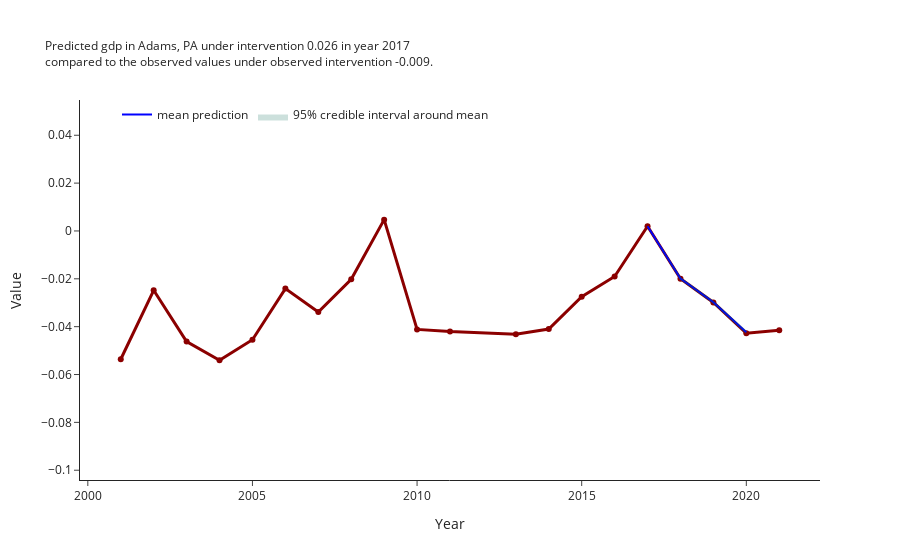
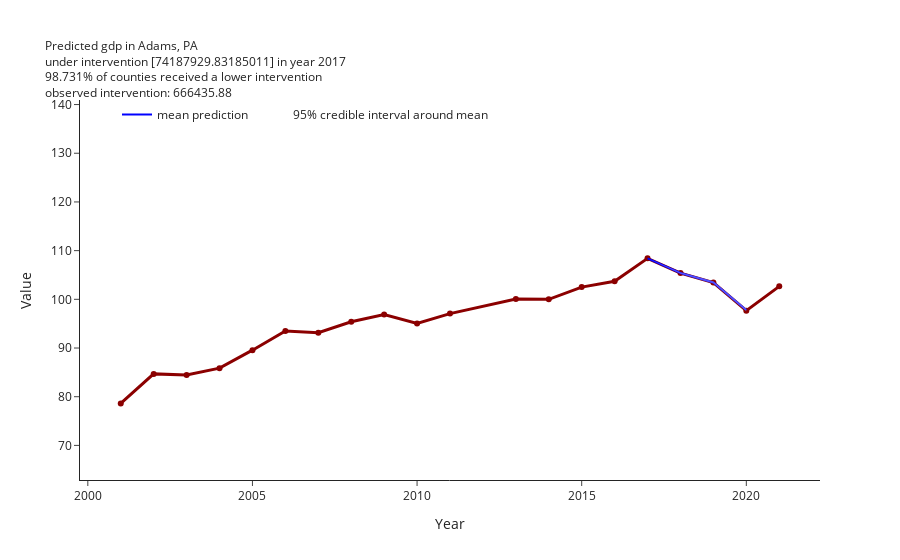

The cell these charts' notebook holds for them, in order:
### Code cell
data = DataGrabber()
fips = 42001
outcome = "gdp"
intervention = "spending_commerce"
year = 2017

#the object instantiation doesn't change
ci = CausalInsight(
    outcome_dataset=outcome,
    intervention_dataset=intervention,
    num_samples=num_samples,
)

#TODO this output is a bit verbose
        # consider deleting in `CausalInsight` 
        # what ends up not needed in the frontend

percent_calc = ci.slider_values_to_interventions(intervened_percent=.5, year = year)

display(percent_calc)


ci.get_tau_samples()

# note: you can now pass the transformed value further down the pipeline
# do not use the scaled value, this is an intermiediate before sigma

ci.get_fips_predictions(intervened_value= percent_calc['intervened_transformed'],
                         fips=fips, year = year)


display(ci.predictions)


# this is the plot where outcome is on the (-1,1) scale
ci.plot_predictions(range_multiplier=1)

# in fact, you can convert and have the original scale on the
# y axis
ci.plot_predictions(range_multiplier =1, scaling = "original")

### Figure 1 — Plotly figure (JSON) as saved in the notebook; plotly's stock layout.template omitted (floating-point values rounded to 4 significant figures)
{"data": [{"line": {"color": "darkred", "width": 3}, "mode": "lines+markers", "name": "Adams, PA", "showlegend": false, "text": "Adams, PA", "textposition": "top right", "type": "scatter", "x": [2001, 2002, 2003, 2004, 2005, 2006, 2007, 2008, 2009, 2010, 2011, 2013, 2014, 2015, 2016, 2017, 2018, 2019, 2020, 2021], "y": [-0.05361, -0.02479, -0.04624, -0.05409, -0.04546, -0.02408, -0.0339, -0.02017, 0.004737, -0.04115, -0.04206, -0.04312, -0.04096, -0.02747, -0.01902, 0.001955, -0.01998, -0.02988, -0.04277, -0.04151]}, {"line": {"color": "blue", "width": 2}, "mode": "lines", "name": "mean prediction", "text": [0.001955, -0.01987, -0.02978, -0.04233], "type": "scatter", "x": ["2017", "2018", "2019", "2020"], "y": [0.001955, -0.01987, -0.02978, -0.04233]}, {"fill": "toself", "fillcolor": "rgba(0,100,80,0.2)", "line": {"color": "rgba(255,255,255,0)"}, "name": "95% credible interval around mean", "type": "scatter", "x": ["2017", "2018", "2019", "2020", "2020", "2019", "2018", "2017"], "y": [0.001955, -0.01909, -0.02895, -0.0415, -0.04318, -0.03062, -0.02062, 0.001955]}], "layout": {"legend": {"orientation": "h", "traceorder": "normal", "x": 0.05, "y": 1}, "title": {"font": {"size": 12}, "text": "Predicted gdp in Adams, PA under intervention 0.026 in year 2017<br>compared to the observed values under observed intervention -0.009."}, "xaxis": {"title": {"text": "Year"}}, "yaxis": {"range": [-0.1041, 0.05474], "title": {"text": "Value"}}}}

### Figure 2 — Plotly figure (JSON) as saved in the notebook; plotly's stock layout.template omitted (floating-point values rounded to 4 significant figures)
{"data": [{"line": {"color": "darkred", "width": 3}, "mode": "lines+markers", "name": "Adams, PA", "showlegend": false, "text": "Adams, PA", "textposition": "top right", "type": "scatter", "x": [2001, 2002, 2003, 2004, 2005, 2006, 2007, 2008, 2009, 2010, 2011, 2013, 2014, 2015, 2016, 2017, 2018, 2019, 2020, 2021], "y": [78.62, 84.69, 84.47, 85.86, 89.56, 93.51, 93.15, 95.38, 96.89, 95.04, 97.07, 100.1, 100.0, 102.5, 103.7, 108.4, 105.4, 103.4, 97.68, 102.7]}, {"line": {"color": "blue", "width": 2}, "mode": "lines", "name": "mean prediction", "text": [108.4, 105.4, 103.5, 97.8], "type": "scatter", "x": ["2017", "2018", "2019", "2020"], "y": [108.4, 105.4, 103.5, 97.8]}, {"fill": "toself", "fillcolor": "rgba(255, 255, 255, 0.31)", "line": {"color": "rgba(255,255,255,0)"}, "name": "95% credible interval around mean", "type": "scatter", "x": ["2017", "2018", "2019", "2020", "2020", "2019", "2018", "2017"], "y": [108.4, 105.6, 103.7, 98.04, 97.56, 103.2, 105.3, 108.4]}], "layout": {"legend": {"orientation": "h", "traceorder": "normal", "x": 0.05, "y": 1}, "title": {"font": {"size": 12}, "text": "Predicted gdp in Adams, PA<br>under intervention [74187929.83185011] in year 2017<br>98.731% of counties received a lower intervention <br>observed intervention: 666435.88"}, "xaxis": {"title": {"text": "Year"}}, "yaxis": {"range": [62.9, 140.9], "title": {"text": "Value"}}}}
